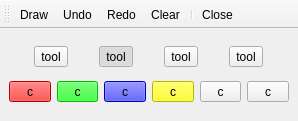
<?xml version="1.0" encoding="UTF-8"?>
<ui version="4.0">
 <class>MainWindow</class>
 <widget class="QMainWindow" name="MainWindow">
  <property name="geometry">
   <rect>
    <x>0</x>
    <y>0</y>
    <width>298</width>
    <height>121</height>
   </rect>
  </property>
  <property name="windowTitle">
   <string>pointout toolbox</string>
  </property>
  <widget class="QWidget" name="centralwidget">
   <layout class="QVBoxLayout" name="verticalLayout">
    <item>
     <layout class="QHBoxLayout" name="hlMainTools">
      <item>
       <widget class="QToolButton" name="btnDisable">
        <property name="text">
         <string>tool</string>
        </property>
        <property name="shortcut">
         <string>D</string>
        </property>
        <property name="checkable">
         <bool>true</bool>
        </property>
        <property name="autoExclusive">
         <bool>true</bool>
        </property>
       </widget>
      </item>
      <item>
       <widget class="QToolButton" name="btnMarker">
        <property name="text">
         <string>tool</string>
        </property>
        <property name="shortcut">
         <string>M</string>
        </property>
        <property name="checkable">
         <bool>true</bool>
        </property>
        <property name="checked">
         <bool>true</bool>
        </property>
        <property name="autoExclusive">
         <bool>true</bool>
        </property>
       </widget>
      </item>
      <item>
       <widget class="QToolButton" name="btnHighlighter">
        <property name="text">
         <string>tool</string>
        </property>
        <property name="shortcut">
         <string>H</string>
        </property>
        <property name="checkable">
         <bool>true</bool>
        </property>
        <property name="autoExclusive">
         <bool>true</bool>
        </property>
       </widget>
      </item>
      <item>
       <widget class="QToolButton" name="btnEraser">
        <property name="text">
         <string>tool</string>
        </property>
        <property name="shortcut">
         <string>E</string>
        </property>
        <property name="checkable">
         <bool>true</bool>
        </property>
        <property name="autoExclusive">
         <bool>true</bool>
        </property>
       </widget>
      </item>
     </layout>
    </item>
    <item>
     <layout class="QHBoxLayout" name="hlColors">
      <item>
       <widget class="QToolButton" name="btnRed">
        <property name="sizePolicy">
         <sizepolicy hsizetype="Ignored" vsizetype="Fixed">
          <horstretch>0</horstretch>
          <verstretch>0</verstretch>
         </sizepolicy>
        </property>
        <property name="minimumSize">
         <size>
          <width>0</width>
          <height>0</height>
         </size>
        </property>
        <property name="styleSheet">
         <string notr="true">background-color: #ff0000;</string>
        </property>
        <property name="text">
         <string>c</string>
        </property>
        <property name="shortcut">
         <string>1</string>
        </property>
        <property name="checkable">
         <bool>true</bool>
        </property>
        <property name="autoExclusive">
         <bool>true</bool>
        </property>
       </widget>
      </item>
      <item>
       <widget class="QToolButton" name="btnGreen">
        <property name="sizePolicy">
         <sizepolicy hsizetype="Ignored" vsizetype="Fixed">
          <horstretch>0</horstretch>
          <verstretch>0</verstretch>
         </sizepolicy>
        </property>
        <property name="minimumSize">
         <size>
          <width>0</width>
          <height>0</height>
         </size>
        </property>
        <property name="styleSheet">
         <string notr="true">background-color: #00ff00;</string>
        </property>
        <property name="text">
         <string>c</string>
        </property>
        <property name="shortcut">
         <string>2</string>
        </property>
        <property name="checkable">
         <bool>true</bool>
        </property>
        <property name="autoExclusive">
         <bool>true</bool>
        </property>
       </widget>
      </item>
      <item>
       <widget class="QToolButton" name="btnBlue">
        <property name="sizePolicy">
         <sizepolicy hsizetype="Ignored" vsizetype="Fixed">
          <horstretch>0</horstretch>
          <verstretch>0</verstretch>
         </sizepolicy>
        </property>
        <property name="minimumSize">
         <size>
          <width>0</width>
          <height>0</height>
         </size>
        </property>
        <property name="styleSheet">
         <string notr="true">background-color: #0000ff;</string>
        </property>
        <property name="text">
         <string>c</string>
        </property>
        <property name="shortcut">
         <string>3</string>
        </property>
        <property name="checkable">
         <bool>true</bool>
        </property>
        <property name="autoExclusive">
         <bool>true</bool>
        </property>
       </widget>
      </item>
      <item>
       <widget class="QToolButton" name="btnYellow">
        <property name="sizePolicy">
         <sizepolicy hsizetype="Ignored" vsizetype="Fixed">
          <horstretch>0</horstretch>
          <verstretch>0</verstretch>
         </sizepolicy>
        </property>
        <property name="minimumSize">
         <size>
          <width>0</width>
          <height>0</height>
         </size>
        </property>
        <property name="styleSheet">
         <string notr="true">background-color: #ffff00;</string>
        </property>
        <property name="text">
         <string>c</string>
        </property>
        <property name="shortcut">
         <string>4</string>
        </property>
        <property name="checkable">
         <bool>true</bool>
        </property>
        <property name="autoExclusive">
         <bool>true</bool>
        </property>
       </widget>
      </item>
      <item>
       <widget class="QToolButton" name="btnPurple">
        <property name="sizePolicy">
         <sizepolicy hsizetype="Ignored" vsizetype="Fixed">
          <horstretch>0</horstretch>
          <verstretch>0</verstretch>
         </sizepolicy>
        </property>
        <property name="minimumSize">
         <size>
          <width>0</width>
          <height>0</height>
         </size>
        </property>
        <property name="text">
         <string>c</string>
        </property>
        <property name="shortcut">
         <string>5</string>
        </property>
        <property name="checkable">
         <bool>true</bool>
        </property>
        <property name="autoExclusive">
         <bool>true</bool>
        </property>
       </widget>
      </item>
      <item>
       <widget class="QToolButton" name="btnCyan">
        <property name="sizePolicy">
         <sizepolicy hsizetype="Ignored" vsizetype="Fixed">
          <horstretch>0</horstretch>
          <verstretch>0</verstretch>
         </sizepolicy>
        </property>
        <property name="minimumSize">
         <size>
          <width>0</width>
          <height>0</height>
         </size>
        </property>
        <property name="text">
         <string>c</string>
        </property>
        <property name="shortcut">
         <string>6</string>
        </property>
        <property name="checkable">
         <bool>true</bool>
        </property>
        <property name="autoExclusive">
         <bool>true</bool>
        </property>
       </widget>
      </item>
     </layout>
    </item>
   </layout>
  </widget>
  <widget class="QToolBar" name="toolBar">
   <property name="windowTitle">
    <string>toolBar</string>
   </property>
   <attribute name="toolBarArea">
    <enum>TopToolBarArea</enum>
   </attribute>
   <attribute name="toolBarBreak">
    <bool>false</bool>
   </attribute>
   <addaction name="actDrawing"/>
   <addaction name="actUndo"/>
   <addaction name="actRedo"/>
   <addaction name="actClear"/>
   <addaction name="separator"/>
   <addaction name="actClose"/>
  </widget>
  <action name="actDrawing">
   <property name="checkable">
    <bool>true</bool>
   </property>
   <property name="text">
    <string>Draw</string>
   </property>
   <property name="toolTip">
    <string>Draw (Esc)</string>
   </property>
   <property name="shortcut">
    <string>Esc</string>
   </property>
  </action>
  <action name="actUndo">
   <property name="icon">
    <iconset theme="edit-undo-symbolic">
     <normaloff>.</normaloff>.</iconset>
   </property>
   <property name="text">
    <string>Undo</string>
   </property>
   <property name="toolTip">
    <string>Undo</string>
   </property>
   <property name="shortcut">
    <string>Z</string>
   </property>
   <property name="shortcutContext">
    <enum>Qt::ApplicationShortcut</enum>
   </property>
  </action>
  <action name="actRedo">
   <property name="icon">
    <iconset theme="edit-redo-symbolic">
     <normaloff>.</normaloff>.</iconset>
   </property>
   <property name="text">
    <string>Redo</string>
   </property>
   <property name="toolTip">
    <string>Redo</string>
   </property>
   <property name="shortcut">
    <string>X</string>
   </property>
   <property name="shortcutContext">
    <enum>Qt::ApplicationShortcut</enum>
   </property>
  </action>
  <action name="actClear">
   <property name="icon">
    <iconset theme="edit-clear-all-symbolic">
     <normaloff>.</normaloff>.</iconset>
   </property>
   <property name="text">
    <string>Clear</string>
   </property>
   <property name="toolTip">
    <string>Clear</string>
   </property>
   <property name="shortcut">
    <string>Q</string>
   </property>
  </action>
  <action name="actClose">
   <property name="icon">
    <iconset theme="process-stop-symbolic"/>
   </property>
   <property name="text">
    <string>Close</string>
   </property>
   <property name="menuRole">
    <enum>QAction::QuitRole</enum>
   </property>
  </action>
 </widget>
 <resources/>
 <connections/>
</ui>
